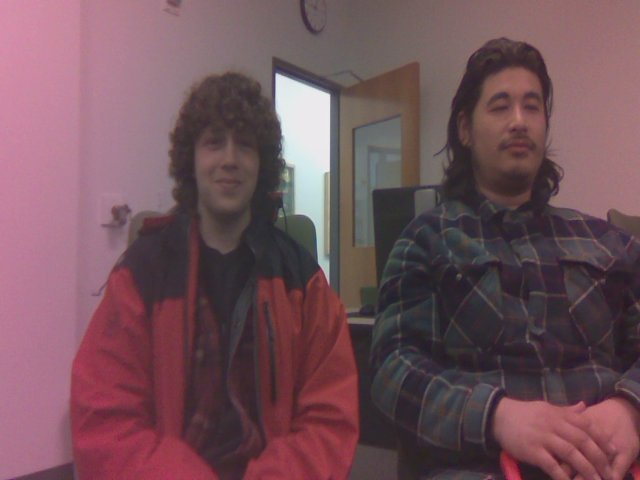
//> input picture opencvrect/nvcamtest_11114_s00_00000.jpg, 640 x 480 px
$ ./pRectify   (built with g++ and OpenCV 4)
//> lines starting //> are read from the running program, lines starting //| are printed output that depends on the picture
#include <opencv2/opencv.hpp>
#include <opencv2/calib3d.hpp>
#include <iostream>

using namespace cv;
using namespace std;

int main() {

// Load left and right stereo images
    Mat leftImageColor  = imread("nvcamtest_11114_s00_00000.jpg");
//> leftImageColor is the input picture: 480 rows x 640 cols, CV_8UC3; mean B, G, R 90.1, 82.2, 114.1
    Mat rightImageColor = imread("nvcamtest_11219_s01_00000.jpg");
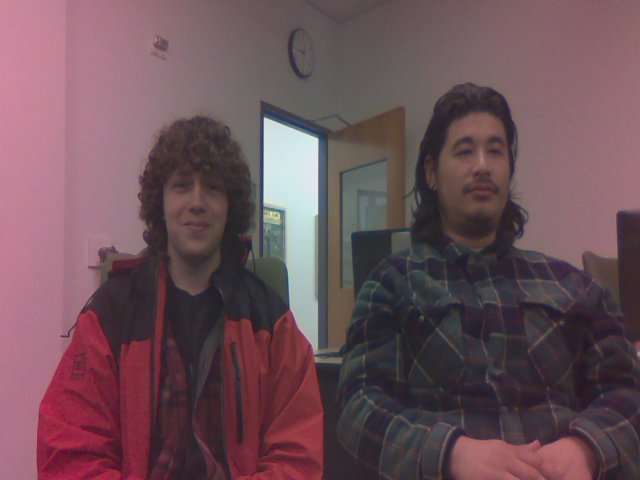
//> input picture opencvrect/nvcamtest_11219_s01_00000.jpg, 640 x 480 px
//> rightImageColor is the input picture: 480 rows x 640 cols, CV_8UC3; mean B, G, R 88.4, 81.1, 108.6

   // printf ("HERE\n");

    cv::Mat leftImage,rightImage;
    cv::cvtColor(leftImageColor,leftImage, cv::COLOR_BGR2GRAY);
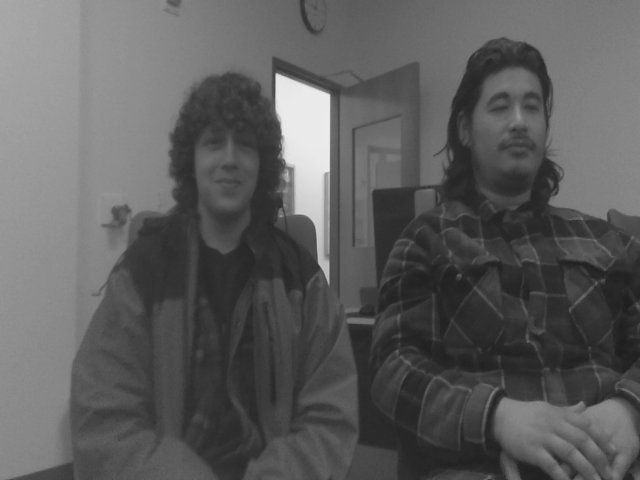
//> leftImage: 480 rows x 640 cols, CV_8UC1; min 28, max 241, mean 92.7
    cv::cvtColor(rightImageColor,rightImage, cv::COLOR_BGR2GRAY);
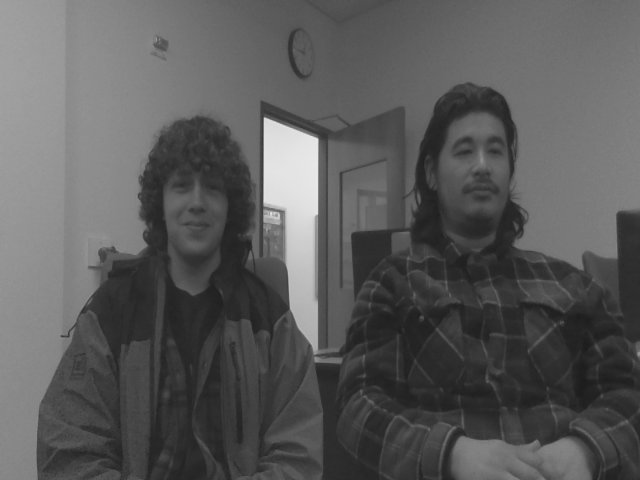
//> rightImage: 480 rows x 640 cols, CV_8UC1; min 27, max 236, mean 90.1

    printf ("ALSO HERE\n");

    imshow("left",leftImage);
    imshow("right",rightImage);

    if (leftImage.empty() || rightImage.empty()) {
        cout << "Error: Could not load stereo images!" << endl;
        return -1;
    }


// Camera parameters (intrinsic matrices)
       Mat cameraMatrix1 = (Mat_<double>(3,3) << 566.5176, 0, 252.2899,
                                                 0, 753.3832, 218.9708,
                                                  0,0,1);
        Mat cameraMatrix2 = (Mat_<double>(3,3) << 542.131, 0, 256.252,
                                                  0, 720.9599, 274.971,
                                                  0 ,0, 1);

        // Distortion coefficients
        Mat distCoeffs1 = (Mat_<double>(1, 5) << -0.153454, 0.4751299, -0.009426, -0.013865, -0.5498623);
        Mat distCoeffs2 = (Mat_<double>(1, 5) << -0.0417512, 0.163885, -0.0069323, -0.0222308, -0.1230468);

    //Rotation matrix R:
    Mat R = (Mat_<double>(3,3) << 0.9996647904096437, 0.001965333417136132, -0.02581558211240997,
                              -0.002060580359348861, 0.9999911666058071, -0.003663429941946584,
                               0.02580815421191061, 0.003715397006562428, 0.9996600097039283);
    //Translation vector T:
    Mat T = (Mat_<double>(3,1) << -58.4741852215618,
                              0.5308936848201911,
                              1.695405159740024);
    // Output rectification transforms, projection matrices, and disparity-to-depth mapping matrix
    Mat R1, R2, P1, P2, Q;

    // Compute rectification transforms
    stereoRectify(cameraMatrix1, distCoeffs1, cameraMatrix2, distCoeffs2, leftImage.size(),
                  R, T, R1, R2, P1, P2, Q, CALIB_ZERO_DISPARITY,0,leftImage.size());

    // Compute undistortion and rectification maps
    Mat map1x, map1y, map2x, map2y;
    initUndistortRectifyMap(cameraMatrix1, distCoeffs1, R1, P1, leftImage.size(), CV_32FC1, map1x, map1y);
    initUndistortRectifyMap(cameraMatrix2, distCoeffs2, R2, P2, rightImage.size(), CV_32FC1, map2x, map2y);

    // Apply rectification
    Mat rectifiedLeft, rectifiedRight;

// [17 lines of commented-out code are left out]

    remap(leftImage, rectifiedLeft, map1x, map1y, INTER_LINEAR);
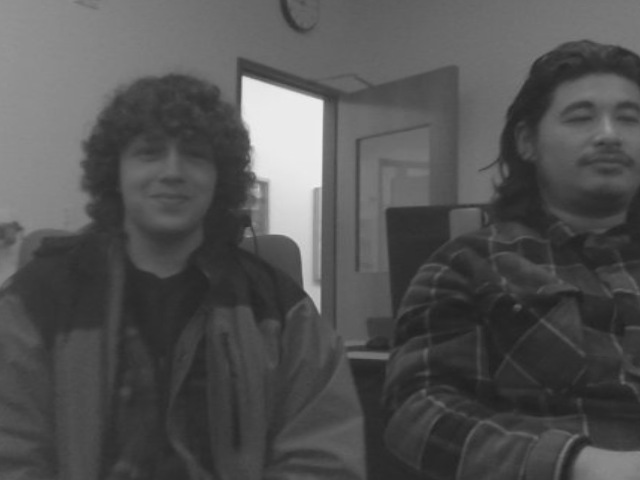
//> rectifiedLeft: 480 rows x 640 cols, CV_8UC1; min 32, max 240, mean 82.3
    remap(rightImage, rectifiedRight, map2x, map2y, INTER_LINEAR);
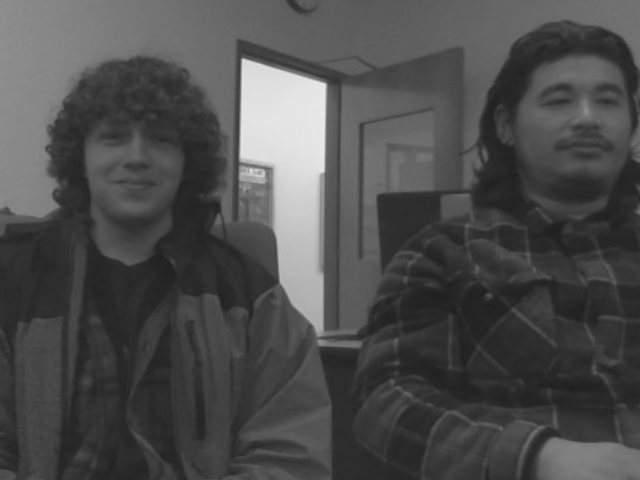
//> rectifiedRight: 480 rows x 640 cols, CV_8UC1; min 30, max 235, mean 76.8


    FileStorage fs("../lookupTables.xml",FileStorage::WRITE);
    fs << "Map1x" << map1x;
    fs << "Map1y" << map1y;
    fs << "Map2x" << map2x;
    fs << "Map2y" << map2y;
    fs.release();

    // Display results
    imshow("Rectified Left Image", rectifiedLeft);
    imshow("Rectified Right Image", rectifiedRight);

   // Display original images
    imwrite("leftRectified.jpg", rectifiedLeft);
    imwrite("rightRectified.jpg", rectifiedRight);
    waitKey(0);
    return 0;
}
